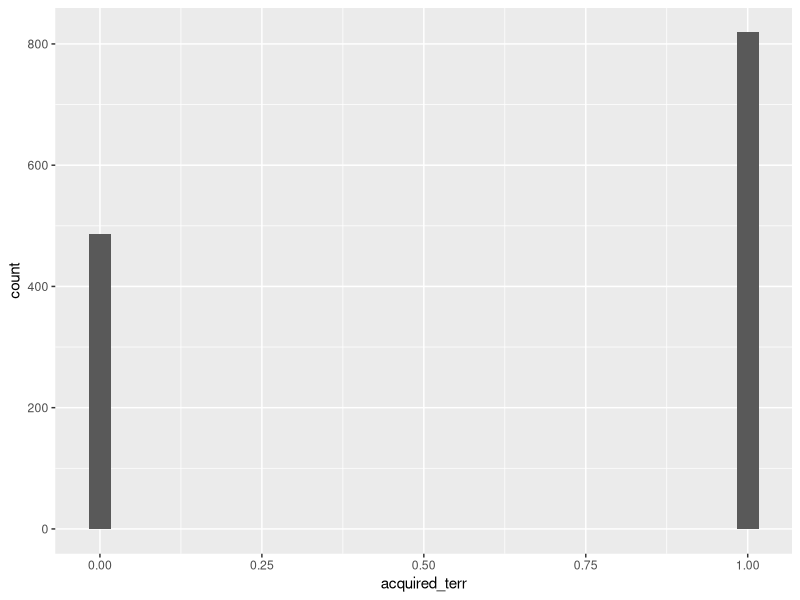
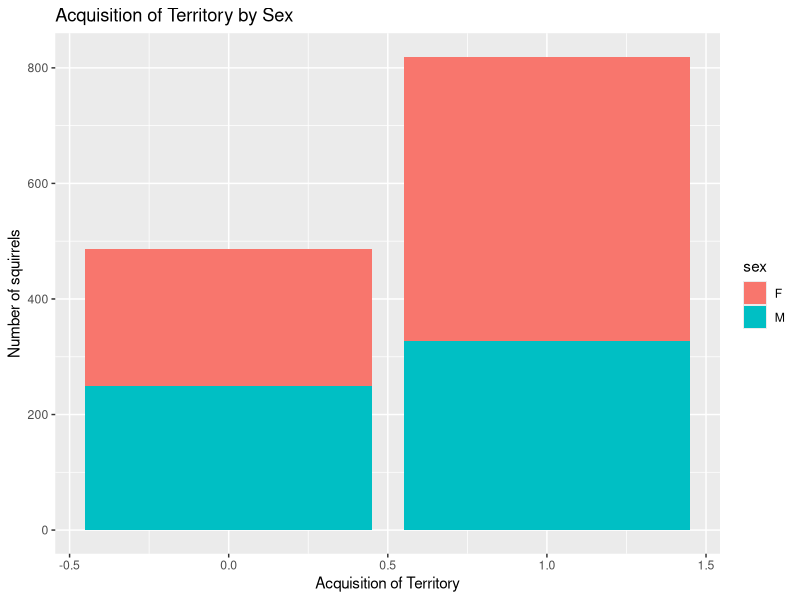
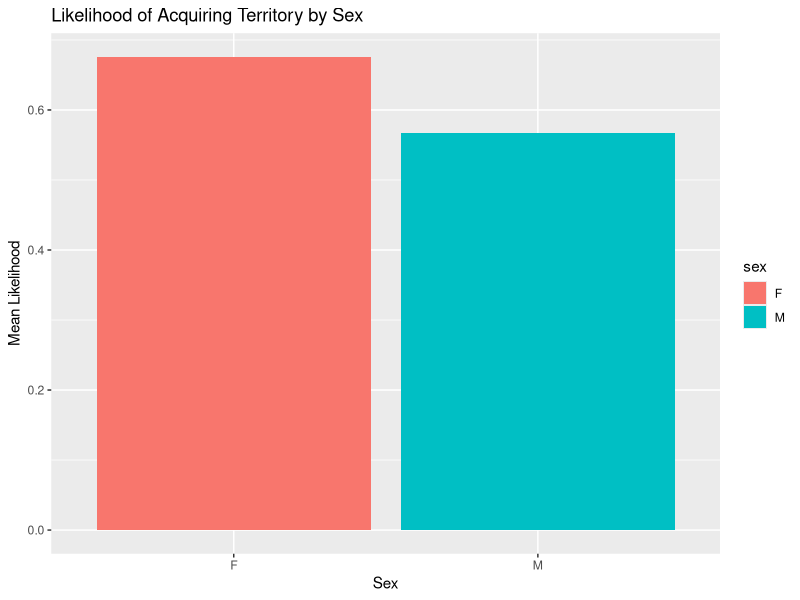
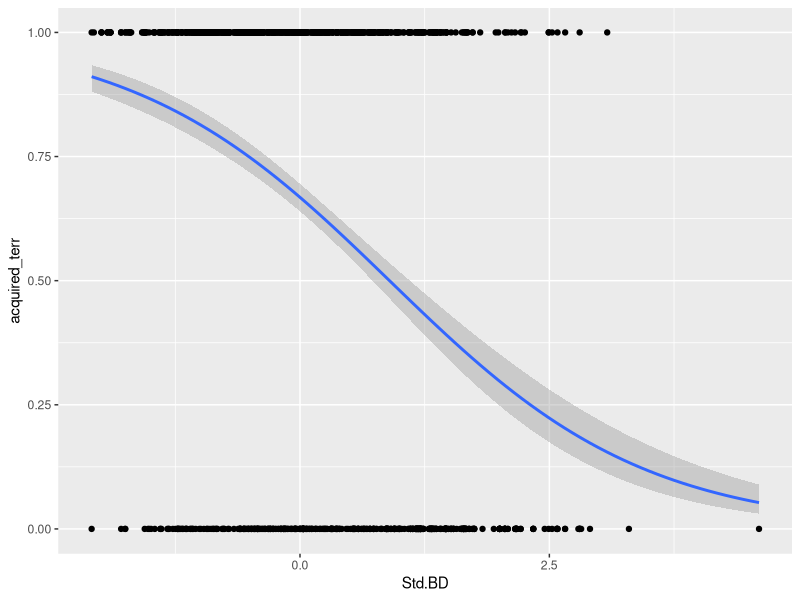
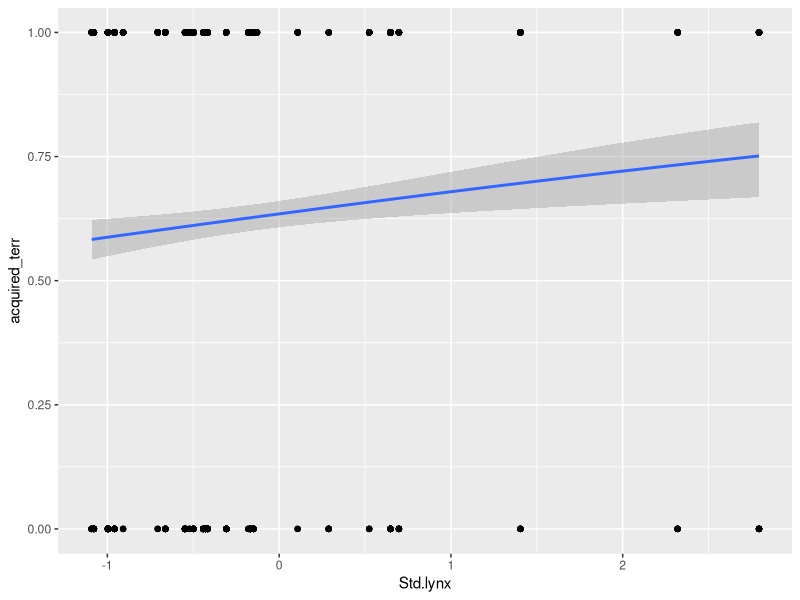
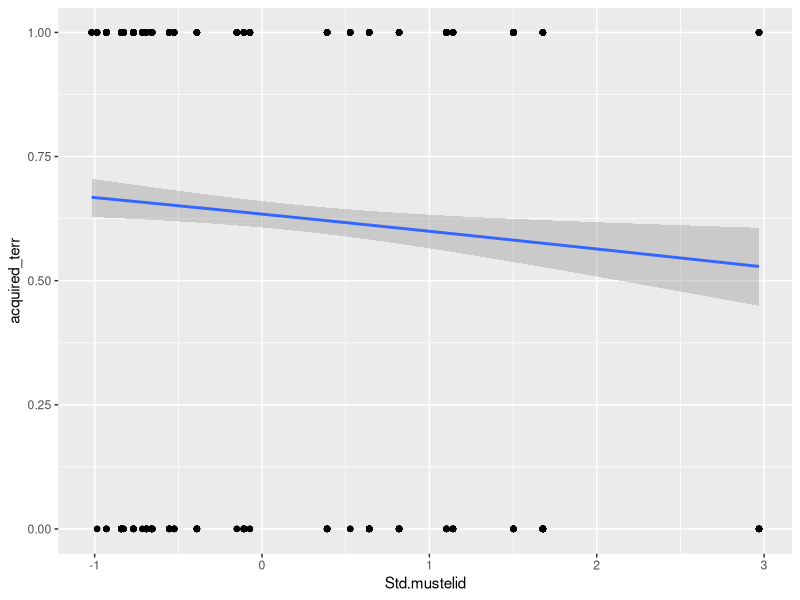
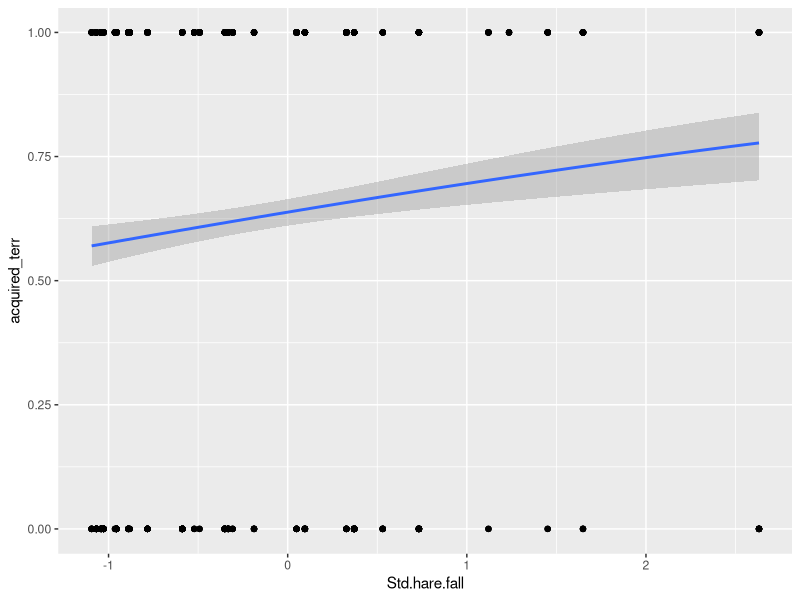

These figures' R source, in order:
## ---- chunk 1
library(tidyverse)
library(lme4)
library(ggplot2)
## ---- chunk 2
juveniles <- read_csv("autumn_juveniles.csv")

juveniles
## ---- chunk 3
juveniles <- juveniles %>%
  drop_na(sex, Std.growth, Std.BD, z.cones, z.density, z.temp, Std.lynx, Std.mustelid,
          Std.hare.fall, Std.Cleth)
juveniles
## ---- chunk 4
juveniles_data <- juveniles %>% mutate(acquired_terr = case_when(owner == "acquired territory" ~ 1, 
                                                                 TRUE ~ 0) ) %>% 
  mutate(sex01 = case_when(sex == "M" ~ 1, 
                           TRUE ~0))
head(juveniles_data)
## ---- chunk 5
# Logistic regression for Prediction 1
model_sex <- glm(acquired_terr ~ sex, 
                 family = "binomial", 
                 data = juveniles_data)
summary(model_sex)
## ---- chunk 6
# Visualize the likelihood of territory acquisition by sex

juveniles_data %>%
  ggplot() +
  geom_histogram(aes(x = acquired_terr, y =..count..))

juveniles_data %>%
  group_by(sex) %>%
  ggplot(aes(x = acquired_terr, fill = sex)) + 
  geom_bar() +
    labs(title = "Acquisition of Territory by Sex",
       x = "Acquisition of Territory",
       y = "Number of squirrels")

juveniles_data %>%
  group_by(sex) %>%
  summarise(mean_likelihood = mean(acquired_terr)) %>%
  ggplot(aes(x = sex, y = mean_likelihood, fill = sex)) +
  geom_bar(stat = "identity") +
    labs(title = "Likelihood of Acquiring Territory by Sex",
       x = "Sex",
       y = "Mean Likelihood")
## ---- chunk 7
# Logistic regression for Prediction 2 with multiple predictors
model_full <- glm(acquired_terr ~ sex + Std.BD + Std.growth + Std.lynx + 
                    Std.hare.fall + Std.mustelid + Std.Cleth + z.density + 
                    z.cones + z.temp, 
                  family = "binomial", 
                  data = juveniles_data)
summary(model_full)

## ---- chunk 8
# Model for Std.BD
model_StdBD <- glm(acquired_terr ~ Std.BD, family = "binomial", data = juveniles_data)

# Model for Std.growth
model_Stdgrowth <- glm(acquired_terr ~ Std.growth, family = "binomial", data = juveniles_data)

# Model for Std.lynx
model_lynx <- glm(acquired_terr ~ Std.lynx, family = "binomial", data = juveniles_data)

# Model for Std.hare.fall
model_harefall <- glm(acquired_terr ~ Std.hare.fall, family = "binomial", data = juveniles_data)

# Model for Std.mustelid
model_mustelid <- glm(acquired_terr ~ Std.mustelid, family = "binomial", data = juveniles_data)

# Model for Std.Cleth
model_Cleth <- glm(acquired_terr ~ Std.Cleth, family = "binomial", data = juveniles_data)

# Model for z.density
model_density <- glm(acquired_terr ~ z.density, family = "binomial", data = juveniles_data)

# Model for z.cones
model_cones <- glm(acquired_terr ~ z.cones, family = "binomial", data = juveniles_data)

# Model for z.temp
model_temp <- glm(acquired_terr ~ z.temp, family = "binomial", data = juveniles_data)

## ---- chunk 9
model_combine_effects1 <- glm(acquired_terr ~ Std.mustelid * Std.lynx * Std.hare.fall * Std.Cleth  * z.density, 
                             family = "binomial", data = juveniles_data)
summary(model_combine_effects1)
## ---- chunk 10
# Logistic regression for Prediction 2 with multiple predictors and combined effects
model_full_com <- glm(acquired_terr ~ sex + Std.BD + Std.growth + Std.lynx + 
                      Std.hare.fall + Std.mustelid + Std.Cleth + z.density + z.cones + 
                      Std.mustelid * Std.lynx * Std.hare.fall * Std.Cleth * z.density, 
                      family = "binomial", 
                      data = juveniles_data)
summary(model_full_com)
## ---- chunk 11
aic_values <- data.frame(
  Model = c("Full Combined model", "Full model", "sex", "Std.BD", "Std.growth", "Std.lynx", "Std.hare.fall", "Std.mustelid", "Std.Cleth", "z.density", "z.cones", "z.temp", "combine_effect"),
  AIC = c(
    AIC(model_full_com),
    AIC(model_full),
    AIC(model_sex),
    AIC(model_StdBD),
    AIC(model_Stdgrowth),
    AIC(model_lynx),
    AIC(model_harefall),
    AIC(model_mustelid),
    AIC(model_Cleth),
    AIC(model_density),    
    AIC(model_cones),
    AIC(model_temp),
    AIC(model_combine_effects1)
  )
)


# Sort by AIC in ascending order
aic_values <- aic_values[order(aic_values$AIC), ]

aic_values
## ---- chunk 12
juveniles_data |>
  ggplot(aes(x = Std.BD, y = acquired_terr)) + 
  geom_point() +
  geom_smooth(method = "glm", 
              method.args = list(family = "binomial")
              )
## ---- chunk 13
juveniles_data |>
  ggplot(aes(x = Std.lynx, y = acquired_terr)) + 
  geom_point() +
  geom_smooth(method = "glm", 
              method.args = list(family = "binomial")
              )
## ---- chunk 14
juveniles_data |>
  ggplot(aes(x = Std.mustelid, y = acquired_terr)) + 
  geom_point() +
  geom_smooth(method = "glm", 
              method.args = list(family = "binomial")
              )
## ---- chunk 15
juveniles_data |>
  ggplot(aes(x = Std.hare.fall, y = acquired_terr)) + 
  geom_point() +
  geom_smooth(method = "glm", 
              method.args = list(family = "binomial")
              )
## ---- chunk 16
# Install required packages
if (!requireNamespace("glmnet", quietly = TRUE)) install.packages("glmnet")

# Load the required libraries
library(glmnet)
library(dplyr)

# Step 1: Prepare Data
# Response variable
response_var <- as.numeric(juveniles_data$acquired_terr)  #

# Predictor matrix (select relevant predictors)
predictors <- juveniles_data %>% 
  select(sex01, Std.BD, Std.growth, Std.lynx, Std.hare.fall, 
         Std.mustelid, Std.Cleth, z.density, z.cones) %>% 
  as.matrix()  # Convert to matrix

# Step 2: Fit Lasso Model
set.seed(313)  # For reproducibility
lasso_model <- cv.glmnet(
  x = predictors,           # Predictor matrix
  y = response_var,         # Response variable
  family = "binomial",      # Logistic regression
  alpha = 1,                # Alpha = 1 for Lasso regression
  nfolds = 10               # 10-fold cross-validation
)

# Step 3: Optimal Lambda
optimal_lambda <- lasso_model$lambda.min
lambda_1se <- lasso_model$lambda.1se

cat("Optimal lambda (minimum error):", optimal_lambda, "\n")
cat("Lambda using 1-SE rule:", lambda_1se, "\n")

# Step 4: Coefficients at Optimal Lambda
coef_optimal <- coef(lasso_model, s = "lambda.min")
print(coef_optimal)

# Step 5: Predictions
# Generate predicted probabilities
predicted_probs <- predict(lasso_model, s = "lambda.min", newx = predictors, type = "response")

# Generate binary predictions
predicted_classes <- ifelse(predicted_probs > 0.5, 1, 0)


# The coefficients show the effect of how each predictor affects outcome
